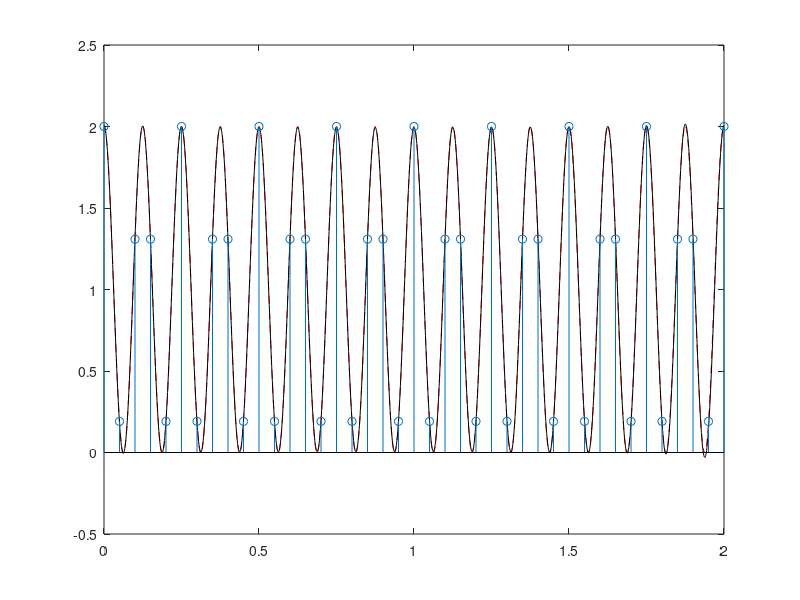

MATLAB code for this plot: (Note: this script raises an error after producing the figure.)
te=2.0; % 信号区間端（0～te[sec]）
dt=0.001; % 連続時間軸の刻み幅（サンプリング周波数1[kHz]）
t=0:dt:te; % 等間隔時間軸ベクトルの生成
xca=cos(2*pi*8*t)+1; % アナログ信号の生成
fs=20; % サンプリング周波数fs=20[Hz],10[Hz]
Ts=1/fs; % サンプリング間隔Ts=0.05[sec]
tn=0:Ts:te; % サンプル時刻を与える等間隔ベクトルの生成
xcd=cos(2*pi*8*tn)+1; % ディジタル信号の生成
TN=Ts/dt; % 1サンプリング間隔あたりの刻み数
Nn=te/Ts; % 時間区間での信号値の個数=サンプル個数
xch=zeros(1,length(xca)); % ホールド信号サイズの初期化
for k=1:Nn
    xch((k-1)*TN+1:(k-1)*TN+1)=xcd(k); % 量子化前狭いパルスのホールド信号の生成
end
N=length(xch); % 信号長（周波数域長）
Xch=fft(xch); % 離散フーリエ変換
fa=1/dt; % アナログ信号の刻み幅に対するサンプリング周波数
fl=8.5; % LPFの遮断周波数8.5[Hz],2.5[Hz]
Nl=round((N-1)*fl/fa); % 遮断周波数の周波数サンプル値
H=zeros(1,N); % フィルタの初期化（阻止域0）
H(1:Nl)=1; H(N-Nl+2:N)=1; % flまで1（通過域）
Xchrec=Xch.*H; % LPF処理（平滑化）
xrec=fa/fs*ifft(Xchrec); % 式(3.5)の逆離散フーリエ変換なのでfa/fsを乗じて振幅値を正規化
figure(1) % 図3.10,図3.12
plot(t,xca,'r--',t,xrec,'k-'); % 原信号および再構成アナログ信号の表示
hold on % グラフを表示状態で保持
stem(tn,xcd,'fil','b','Linestyle','none'); % サンプル値信号のプロット
axis([0,te,-0.2,2.2]); xlabel('Time [sec]'); ylabel('x(t), x(nT_s)');
legend('Original analog signal','Reconstructed analog signal','Sampled signal');